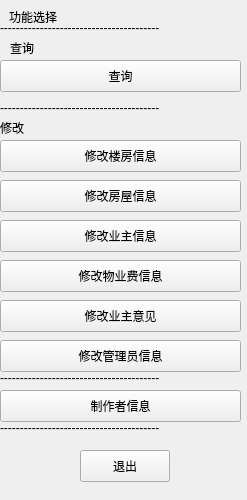
<?xml version="1.0" encoding="UTF-8"?>
<ui version="4.0">
 <class>Form</class>
 <widget class="QWidget" name="Form">
  <property name="geometry">
   <rect>
    <x>0</x>
    <y>0</y>
    <width>247</width>
    <height>500</height>
   </rect>
  </property>
  <property name="minimumSize">
   <size>
    <width>247</width>
    <height>467</height>
   </size>
  </property>
  <property name="maximumSize">
   <size>
    <width>247</width>
    <height>500</height>
   </size>
  </property>
  <property name="windowTitle">
   <string>功能</string>
  </property>
  <widget class="QLabel" name="label">
   <property name="geometry">
    <rect>
     <x>9</x>
     <y>9</y>
     <width>57</width>
     <height>16</height>
    </rect>
   </property>
   <property name="text">
    <string>功能选择</string>
   </property>
  </widget>
  <widget class="QLabel" name="label_2">
   <property name="geometry">
    <rect>
     <x>10</x>
     <y>40</y>
     <width>57</width>
     <height>16</height>
    </rect>
   </property>
   <property name="text">
    <string>查询</string>
   </property>
  </widget>
  <widget class="QPushButton" name="pushButton">
   <property name="geometry">
    <rect>
     <x>0</x>
     <y>60</y>
     <width>241</width>
     <height>32</height>
    </rect>
   </property>
   <property name="text">
    <string>查询</string>
   </property>
  </widget>
  <widget class="QLabel" name="label_3">
   <property name="geometry">
    <rect>
     <x>0</x>
     <y>20</y>
     <width>241</width>
     <height>16</height>
    </rect>
   </property>
   <property name="text">
    <string>----------------------------------------</string>
   </property>
  </widget>
  <widget class="QLabel" name="label_4">
   <property name="geometry">
    <rect>
     <x>0</x>
     <y>100</y>
     <width>241</width>
     <height>16</height>
    </rect>
   </property>
   <property name="text">
    <string>----------------------------------------</string>
   </property>
  </widget>
  <widget class="QLabel" name="label_5">
   <property name="geometry">
    <rect>
     <x>0</x>
     <y>120</y>
     <width>57</width>
     <height>16</height>
    </rect>
   </property>
   <property name="text">
    <string>修改</string>
   </property>
  </widget>
  <widget class="QPushButton" name="pushButton_2">
   <property name="geometry">
    <rect>
     <x>0</x>
     <y>140</y>
     <width>241</width>
     <height>32</height>
    </rect>
   </property>
   <property name="text">
    <string>修改楼房信息</string>
   </property>
  </widget>
  <widget class="QPushButton" name="pushButton_3">
   <property name="geometry">
    <rect>
     <x>0</x>
     <y>180</y>
     <width>241</width>
     <height>32</height>
    </rect>
   </property>
   <property name="text">
    <string>修改房屋信息</string>
   </property>
  </widget>
  <widget class="QPushButton" name="pushButton_4">
   <property name="geometry">
    <rect>
     <x>0</x>
     <y>220</y>
     <width>241</width>
     <height>32</height>
    </rect>
   </property>
   <property name="text">
    <string>修改业主信息</string>
   </property>
  </widget>
  <widget class="QPushButton" name="pushButton_5">
   <property name="geometry">
    <rect>
     <x>0</x>
     <y>260</y>
     <width>241</width>
     <height>32</height>
    </rect>
   </property>
   <property name="text">
    <string>修改物业费信息</string>
   </property>
  </widget>
  <widget class="QPushButton" name="pushButton_6">
   <property name="geometry">
    <rect>
     <x>0</x>
     <y>300</y>
     <width>241</width>
     <height>32</height>
    </rect>
   </property>
   <property name="text">
    <string>修改业主意见</string>
   </property>
  </widget>
  <widget class="QPushButton" name="pushButton_7">
   <property name="geometry">
    <rect>
     <x>0</x>
     <y>340</y>
     <width>241</width>
     <height>32</height>
    </rect>
   </property>
   <property name="text">
    <string>修改管理员信息</string>
   </property>
  </widget>
  <widget class="QLabel" name="label_6">
   <property name="geometry">
    <rect>
     <x>0</x>
     <y>370</y>
     <width>241</width>
     <height>16</height>
    </rect>
   </property>
   <property name="text">
    <string>----------------------------------------</string>
   </property>
  </widget>
  <widget class="QPushButton" name="pushButton_8">
   <property name="geometry">
    <rect>
     <x>80</x>
     <y>450</y>
     <width>90</width>
     <height>32</height>
    </rect>
   </property>
   <property name="text">
    <string>退出</string>
   </property>
  </widget>
  <widget class="QLabel" name="label_7">
   <property name="geometry">
    <rect>
     <x>0</x>
     <y>420</y>
     <width>241</width>
     <height>16</height>
    </rect>
   </property>
   <property name="text">
    <string>----------------------------------------</string>
   </property>
  </widget>
  <widget class="QPushButton" name="pushButton_9">
   <property name="geometry">
    <rect>
     <x>0</x>
     <y>390</y>
     <width>241</width>
     <height>32</height>
    </rect>
   </property>
   <property name="text">
    <string>制作者信息</string>
   </property>
  </widget>
 </widget>
 <resources/>
 <connections/>
</ui>
